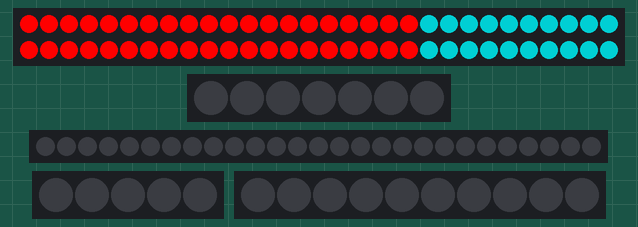
Simulated run of this sketch. Board: Arduino Uno, built with avr-gcc and run on an emulated ATmega328P. Parts: 60 RGB LEDs in strip order, left to right, continuing on the next row, 7 RGB LEDs in strip order, left to right, 27 RGB LEDs in strip order, left to right, 5 RGB LEDs in strip order, left to right, 10 RGB LEDs in strip order, left to right. Dim RGB values are drawn brighter than linear; random numbers use the default seed unless the sketch sets one.

Above: at 0.13 s.
At 5.94 s:
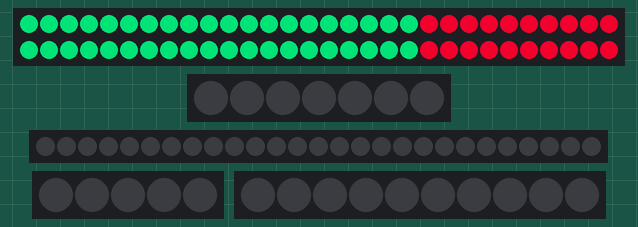
At 11.7 s:
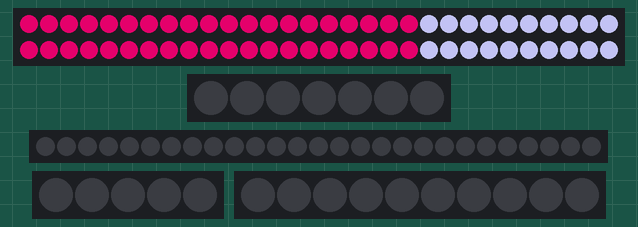
At 24.0 s:
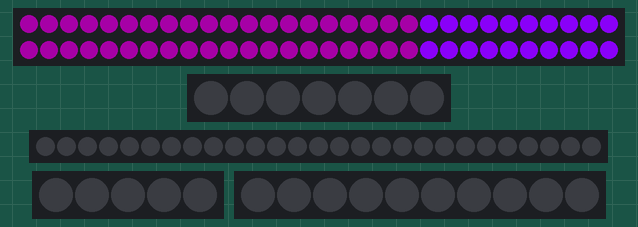
At 31.89 s:
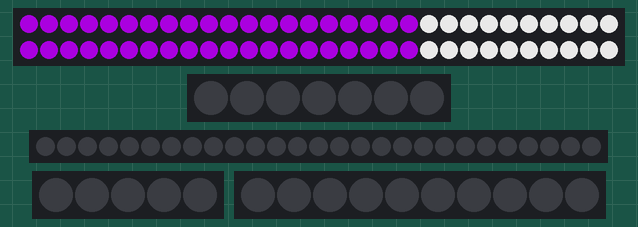
At 39.82 s:
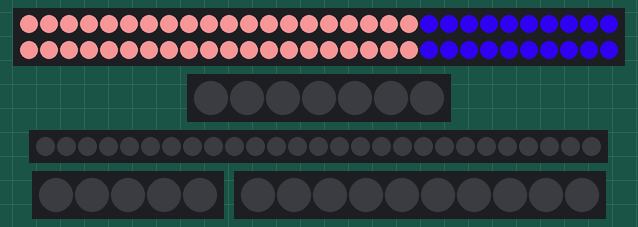

The sketch:

chzbrgrhrt.ino
```cpp
#include <Adafruit_NeoPixel.h>

using namespace std;

#define S_RAINBOW 0
#define S_CRISPY 1
#define S_SNOWSKIRT 2
#define S_ROYAL 3
#define S_GLEAM 4
#define S_FIRE 5
#define S_SPORKLE 6
#define S_DORK 7
#define S_KELPY 8
#define S_JUNGLE 9
#define S_AMERICA 10
#define S_SESAME 11

#define NUM_ROOF_MODES 3
#define NUM_RB_SCHEMES 11

#define ROOF_PIN 3
#define SESAME_PIN 5
#define BACK_PIN 6
#define MENU_PIN 9
#define GRILL_PIN 10

#define ROOF_NUM 60
#define SESAME_NUM 7
#define BACK_NUM 27
#define MENU_NUM 5
#define GRILL_NUM 10

Adafruit_NeoPixel roof = Adafruit_NeoPixel(ROOF_NUM, ROOF_PIN, NEO_GRB + NEO_KHZ400);
Adafruit_NeoPixel sesame = Adafruit_NeoPixel(SESAME_NUM, SESAME_PIN, NEO_GRB + NEO_KHZ400);
Adafruit_NeoPixel back = Adafruit_NeoPixel(BACK_NUM, BACK_PIN, NEO_GRB + NEO_KHZ400);
Adafruit_NeoPixel menu = Adafruit_NeoPixel(MENU_NUM, MENU_PIN, NEO_GRB + NEO_KHZ400);
Adafruit_NeoPixel grill = Adafruit_NeoPixel(GRILL_NUM, GRILL_PIN, NEO_GRB + NEO_KHZ400);

uint8_t roof_mode = 0;
uint8_t rb_scheme = 0;
uint8_t interval = 200;
uint8_t chance = 100;

uint8_t roof_shift_by = 2;
uint8_t back_shift_by = 7;

uint8_t rb_wheelPos = 0;
uint8_t rb_fadePos = 0;

uint8_t back_dir = 0;
uint8_t roof_dir = 0;

uint8_t grill_wheelPos = 0;
uint8_t sesame_wheelPos = 0;

uint8_t fadeFactor = 2;

uint8_t num_chases = 4;

void setup()
{
  roof.begin();
  roof.show();
  setToBlack(&roof);

  sesame.begin();
  sesame.show();

  back.begin();
  back.show();

  menu.begin();
  menu.show();

  grill.begin();
  grill.show();

  randomSeed(analogRead(0));
  delay(10);
}

void loop()
{
  randomize();
  roof_step();
  //grill_step();
  //ses_step();
  //back_step();
  //menu_step();
  delay(interval);
}

void randomize()
{
  if (!random(chance)) {
    roof_mode = random(NUM_ROOF_MODES);
  }
  if (!random(chance)) {
    rb_scheme = random(NUM_RB_SCHEMES);
  }
  if (!random(chance)) {
    fadeFactor = 3 + random(4);
  }
  if (!random(chance)) {
    back_dir = random(3);
  }
  if (!random(chance)) {
    roof_dir = random(2);
  }
  if (!random(chance)) {
    back_shift_by = random(10);
  }
  if (!random(chance)) {
    roof_shift_by = random(5);
  }
  if (!random(chance)) {
    interval = 20 + random(200);
  }
  if (!random(chance)) {
    num_chases = 1 + random(10);
  }

}
```

back.ino
```cpp
void back_pat()
{
  uint32_t color;
  uint8_t i;
  int j;

  for(i = 0; i < BACK_NUM; i++) {
    back.setPixelColor(i, Wheel(rb_wheelPos & 255, rb_scheme));
  }

  for(i = 0; i<BACK_NUM; i++) {
    j = (rb_fadePos - i) / 3;
    j = abs(j);
    color = back.getPixelColor(i);
    for( ; j>0 ; j--) {
      color = fadeFactory(color, fadeFactor);
    }
    back.setPixelColor(i, color);
  }
  if(back_dir == 0) rb_fadePos = (rb_fadePos + 1) % BACK_NUM;
  else if(back_dir == 1) rb_fadePos = (rb_fadePos - 1) % BACK_NUM;

  back.show();
  rb_wheelPos += back_shift_by;
}
```

grill.ino
```cpp
void grill_step()
{
  uint32_t color;
  uint8_t i;

  for(i = 0; i < SESAME_NUM; i++) {
    grill_wheelPos = random(256);

    color = Wheel(grill_wheelPos, S_FIRE);
    color = fadeFactory(color, 1 + random(5));
    grill.setPixelColor(i, color);
  }
  grill.show();
}
```

menu.ino
```cpp
void menu_step()
{
  uint8_t i;
  for(i = 0; i < MENU_NUM; i++) {
    menu.setPixelColor(i, menu.Color(22, 20, 18));
  }
  menu.show();
}
```

roof.ino
```cpp
uint8_t roof_pos = 0;

void roof_step()
{
  roof_mode = 0;
  switch (roof_mode) {
    case 0:
      sidesSolid();
      break;
    case 1:
      marquee();
      break;
    case 2:
      chase();
      break;
  }
  rb_wheelPos += roof_shift_by;
  roof.show();
}

void marquee()
{
  uint8_t i;
  for(i = 0; i < ROOF_NUM; i++) {
    if ((i + roof_pos) % 6 != 0)
      roof.setPixelColor(i, roof.Color(0,0,0));
    else roof.setPixelColor(i, Wheel(rb_wheelPos & 255, rb_scheme));
  }
  if(roof_dir == 0) roof_pos = (roof_pos + 1) % ROOF_NUM;
  else if(roof_dir == 1) roof_pos = (roof_pos - 1) % ROOF_NUM;
}

void chase()
{
  uint8_t i;

  fadeRoof();
  for (i = 0; i < num_chases; i++) {
    roof.setPixelColor((roof_pos + i*(ROOF_NUM / num_chases)) % ROOF_NUM, Wheel(rb_wheelPos & 255, rb_scheme));
  }
  if(roof_dir == 0) roof_pos = (roof_pos + 1) % ROOF_NUM;
  else if(roof_dir == 1) roof_pos = (roof_pos - 1) % ROOF_NUM;
}

void raise()
{

}

void sidesSolid()
{
  uint8_t i;

  for (i = 0; i < ROOF_NUM; i++) {
    if(i < 20 || (i >= 30 && i < 50)) {
      roof.setPixelColor(i, Wheel(rb_wheelPos & 255, rb_scheme));
    } else {
      roof.setPixelColor(i, Wheel((rb_wheelPos + 128) & 255, rb_scheme));
    }
  }
}

void fadeRoof()
{
  uint8_t i;
  uint32_t color;


  for (i = 0; i < ROOF_NUM; i++) {
    color = roof.getPixelColor(i);
    color = fadeFactory(color, fadeFactor);
    roof.setPixelColor(i, color);
  }
}
```

sesame.ino
```cpp
void ses_step()
{
  uint32_t color;
  uint8_t i;
  sesame_wheelPos += 16;

  for(i = 0; i < SESAME_NUM; i++) {
    color = Wheel(sesame_wheelPos, S_SESAME);
    color = fadeFactory(color, 1 + random(20));
    sesame.setPixelColor(i, color);
  }
  sesame.show();
}
```

util.ino
```cpp
void setToBlack(Adafruit_NeoPixel *strip) {
  uint8_t i;

  for (i = 0; i < strip->numPixels(); i++) {
    strip->setPixelColor(i, strip->Color(0,0,0));
  }
}

uint32_t fadeFactory(uint32_t color, uint8_t factor) {
  uint32_t r = (color >> 16) * 2 / factor;
  uint32_t g = ((color >> 8) & 255) * 2 / factor;
  uint32_t b = (color & 255) * 2 / factor;
  return (r << 16) | (g << 8) | b;
}

// Input a value 0 to 255 to get a color value.
uint32_t Wheel(byte WheelPos, uint8_t scheme) {
  // Use selected color scheme.
  switch (scheme) {
    case S_RAINBOW: // Rainbow
      return generalWheel(WheelPos, roof.Color(255,0,0), roof.Color(0,255,0), roof.Color(0,0,255));
    case S_CRISPY: //
      return generalWheel(WheelPos, roof.Color(2,255,222), roof.Color(229,149,217), roof.Color(210,255,0));
    case S_SNOWSKIRT: //
      return generalWheel(WheelPos, roof.Color(229,255,46), roof.Color(240,23,0), roof.Color(147,0,131));
    case S_ROYAL: //
      return generalWheel(WheelPos, roof.Color(0,0,0), roof.Color(128,0,255), roof.Color(128,0,128));
    case S_GLEAM: //
      return generalWheel(WheelPos, roof.Color(0,0,0), roof.Color(23,7,0), roof.Color(85,60,0));
    case S_FIRE: //
      return generalWheel(WheelPos, roof.Color(255,0,0), roof.Color(255,100,0), roof.Color(232,120,0));
    case S_SPORKLE: //
      return generalWheel(WheelPos, roof.Color(0,0,0), roof.Color(80,0,230), roof.Color(0,0,0));
    case S_DORK: //
      return generalWheel(WheelPos, roof.Color(0,0,0), roof.Color(196,0,255), roof.Color(209,209,209));
    case S_KELPY: //
      return generalWheel(WheelPos, roof.Color(0,0,133), roof.Color(0,196,255), roof.Color(0,240,44));
    case S_JUNGLE: //
        return generalWheel(WheelPos, roof.Color(214,185,0), roof.Color(0,255,17), roof.Color(60,138,80));
    case S_AMERICA: //
      return generalWheel(WheelPos, roof.Color(255,0,0), roof.Color(209,209,209), roof.Color(0,0,255));
  }
}

uint32_t generalWheel(byte WheelPos, uint32_t C0, uint32_t C1, uint32_t C2) {
  uint8_t r0 = C0 >> 16;
  uint8_t g0 = (C0 >> 8) & 255;
  uint8_t b0 = C0 & 255;
  uint8_t r1 = C1 >> 16;
  uint8_t g1 = (C1 >> 8) & 255;
  uint8_t b1 = C1 & 255;
  uint8_t r2 = C2 >> 16;
  uint8_t g2 = (C2 >> 8) & 255;
  uint8_t b2 = C2 & 255;

  if(WheelPos < 85) {
   return roof.Color(r0 + (WheelPos * (r1 - r0) / 85), g0 + (WheelPos * (g1 - g0) / 85), b0 + (WheelPos * (b1 - b0) / 85));
  } else if(WheelPos < 170) {
   WheelPos -= 85;
   return roof.Color(r1 + (WheelPos * (r2 - r1) / 85), g1 + (WheelPos * (g2 - g1) / 85), b1 + (WheelPos * (b2 - b1) / 85));
  } else {
   WheelPos -= 170;
   return roof.Color(r2 + (WheelPos * (r0 - r2) / 85), g2 + (WheelPos * (g0 - g2) / 85), b2 + (WheelPos * (b0 - b2) / 85));
  }
}
```

Measured:
- what the display in image 2 shows lasts 12.4 s, from 11.6 s to 24.0 s
- what the display in image 3 shows lasts 1.2 s, from 24.0 s to 25.2 s
